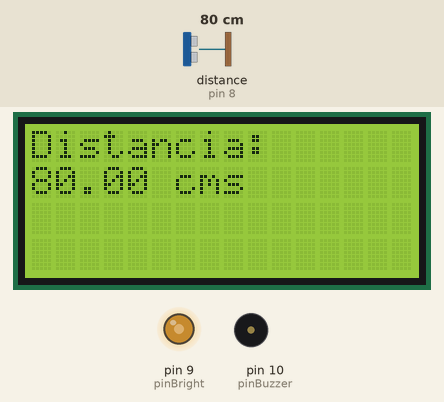
A sketch run on a simulated Arduino Uno, built with avr-gcc and run on an emulated ATmega328P. Shown: 16×4 character LCD, output pins drawn as LEDs (lit = HIGH), buzzer (waves = sounding, pin HIGH). Wiring (inferred from the names in the program): ultrasonic range finder: trigger pin 7; echo pin 8. The test bench sets the inputs (shaded band); at power-on: distance to the obstacle (sensor on pin 8) 80 cm. The echo pulse lasts 58.3 µs per cm; pins used as bus, display or sensor lines are not drawn.

Above: at 1.2 s.
1.3 s: distance to the obstacle (sensor on pin 8) set to 18 cm
At 2.2 s:
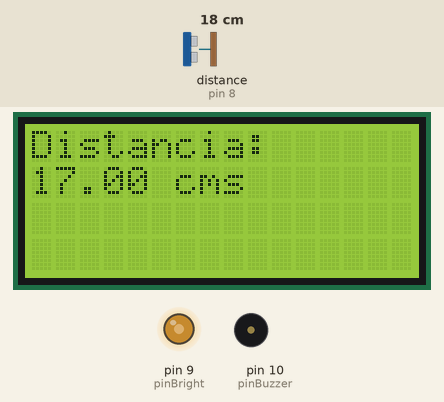
3.1 s: distance to the obstacle (sensor on pin 8) set to 14 cm
At 4.1 s:
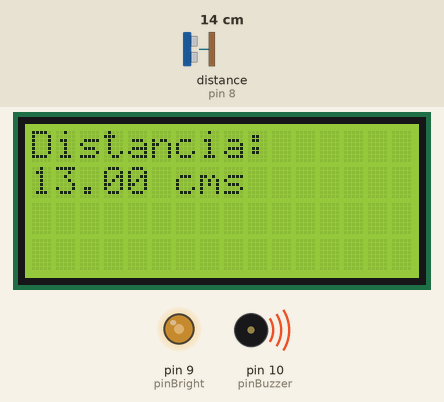
4.6 s: distance to the obstacle (sensor on pin 8) set to 60 cm
At 6.1 s:
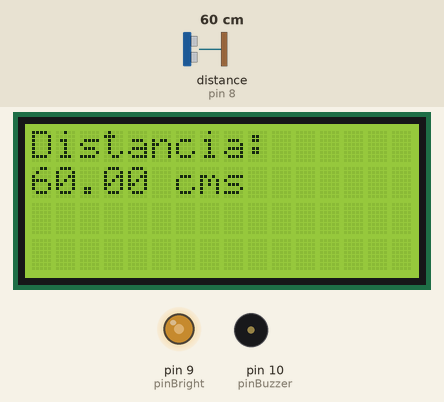
Timing chart, 0 to 7.6 s (numbered marks = the images above; inputs shaded):
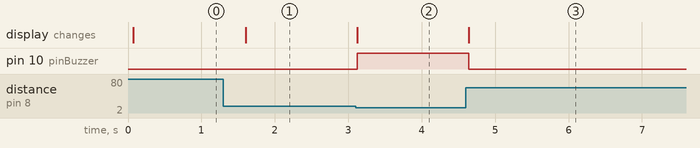

Measured:
- the behaviour switches between 16 and 15 cm on distance to the obstacle (sensor on pin 8) (found by bisection; images 1 and 2)
- after the input at 1.3 s, the display: changes after 0.30 s (image 1)
- after the input at 3.1 s, pin 10 (pinBuzzer): LOW → HIGH at once; the display: changes at once (image 2)
- after the input at 4.6 s, pin 10 (pinBuzzer): HIGH → LOW at once; the display: changes at once (image 3)

The sketch:

MedirDistanciaS2.ino
```cpp
////// Includes
#include <LiquidCrystal.h>

////// Declaratives
int pinContrast = 6; // Pin to manage LCDs contrast to LCD pin 3
int pinBright   = 9; // Pin to manage LCDs backlight to LCD pin 15

int pinRS       = 12;// Pin to LCDs RS (4)
int pinEN       = 11;// Pin to LCDs RS (6)
int pinD4       = 5; // Pin to LCDs D4 (11)
int pinD5       = 4; // Pin to LCDs D5 (12)
int pinD6       = 3; // Pin to LCDs D6 (13)
int pinD7       = 2; // Pin to LCDs D7 (14)

int pinTrig=7;
int pinEcho=8;

int pinBuzzer=10;

long duracion;
double distancia;

////// LCD init
LiquidCrystal lcd(pinRS, pinEN, pinD4, pinD5, pinD6, pinD7);

void setup(){
  pinMode(pinTrig,OUTPUT);
  pinMode(pinEcho,INPUT);

  pinMode(pinBuzzer,OUTPUT);

  digitalWrite(pinTrig,LOW);
  digitalWrite(pinBuzzer,LOW);

  lcd.begin(16,4);

  analogWrite(pinContrast,15);
  analogWrite(pinBright, 128);

}

void loop(){
  delayMicroseconds(2);
  digitalWrite(pinTrig,HIGH);
  delayMicroseconds(10);
  digitalWrite(pinTrig,LOW);

  duracion=pulseIn(pinEcho,HIGH);

  distancia=(duracion/2)/29;

  lcd.clear();
  lcd.setCursor(0,0);
  lcd.print("Distancia:");
  lcd.setCursor(0,1);
  lcd.print(distancia);
  lcd.print(" cms");


  if(distancia<15){
    digitalWrite(pinBuzzer,HIGH);
  }else{
    digitalWrite(pinBuzzer,LOW);
  }

  delay(500);

}
```
